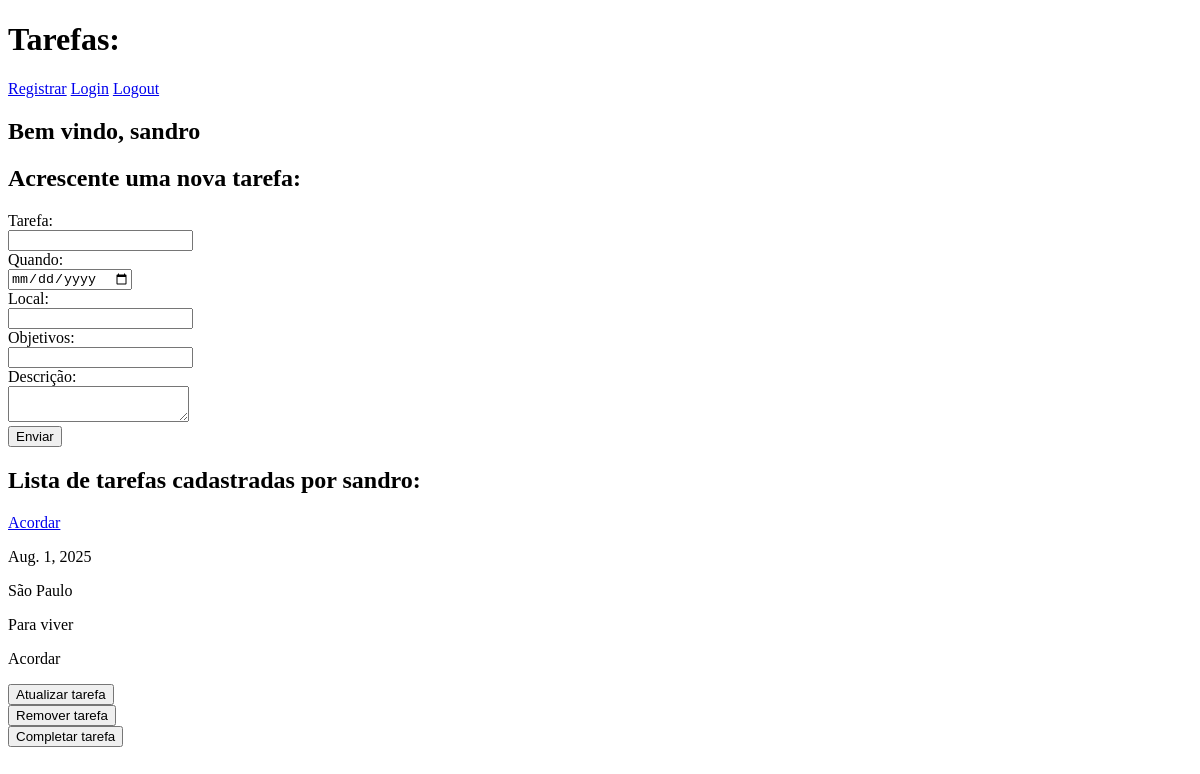
Page / (signed in) on the earlier database version.
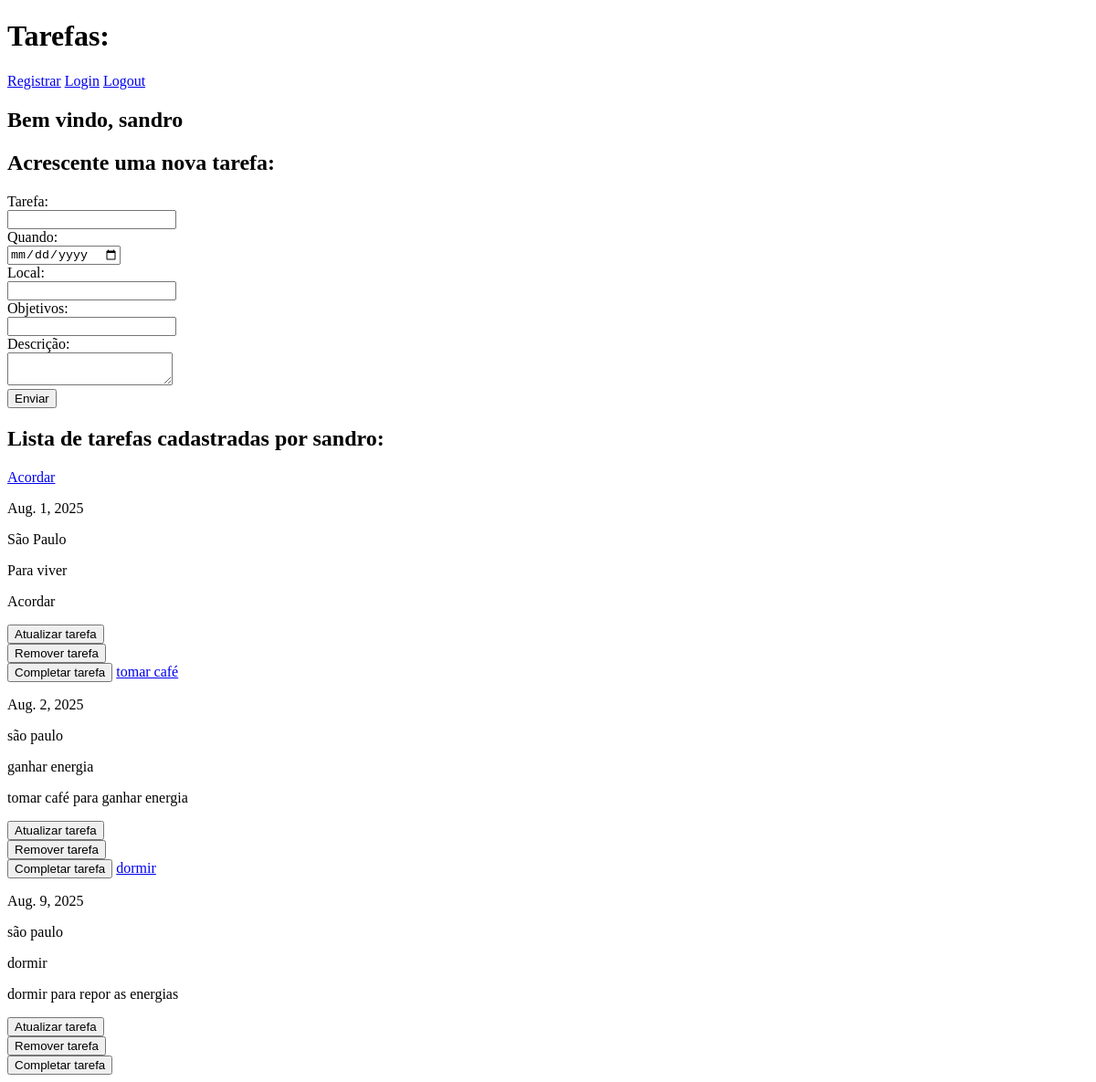
Same page on the later database version.
### td/models.py (models this page shows, shortened)
class Tarefas(models.Model):
    autorTarefa = models.ForeignKey(
        User, on_delete=models.CASCADE, related_name="tareafas_por_autor")
    dataTarefa = models.DateField()
    LocalTarefa = models.CharField(max_length=64)
    descricaoTarefa = models.CharField(max_length=1000)
    tarefa = models.CharField(max_length=64)
    objetivoTarefa = models.CharField(max_length=250)

### td/views.py (the view)
# urls.py: path('', views.index, name="index"),
def index(request):
    tarefas = Tarefas.objects.filter(autorTarefa=request.user)
    return render(request, 'td/index.html', {"tarefas": tarefas, "usuario": request.user})

### td/templates/td/index.html (shortened to what this page needs)
{% extends 'td/layout.html' %}
{% block body %}
{% if usuario %}
<h2>Bem vindo, {{user.username}}</h2>
{% endif %}
<div class="novaTarefa">
    <h2>Acrescente uma nova tarefa:</h2>
    <form action="{% url 'adicionar' %}" method="post">
        <label>Tarefa:</label><br>
        <input type="text" name="tarefaTarefa"><br>
        <label>Quando:</label><br>
        <input type="date" name="dataTarefa"><br>
        <label>Local:</label><br>
        <input type="text" name="localTarefa"><br>
        <label>Objetivos:</label><br>
        <input type="text" name="objetivosTarefa"><br>
        <label>Descrição:</label><br>
        <textarea name="descricaoTarefas"></textarea><br>
        <button type="submit">Enviar</button>
    </form>
</div>
<div class="ListandoTarefas">
    <h2>Lista de tarefas cadastradas por {{ user.username }}:</h2>
    {% for t in tarefas %}
    <a href="{{t.id}}" class="sTarefa">{{ t.tarefa }}</a>
    <p class="sData">{{ t.dataTarefa }}</p>
    <p class="sLocal">{{ t.LocalTarefa }}</p>
    <p class="sObjetivo">{{t.objetivoTarefa}}</p>
    <p class=sDescricao>{{t.descricaoTarefa}}</p>
    <form action="#">
        <button type="submit" class="scriptBtnAtualizar" data-tarefa="{{ t.tarefa }}"
            data-data="{{ t.dataTarefa|date:'Y-m-d' }}" data-local="{{ t.LocalTarefa }}"
            data-objetivo="{{ t.objetivoTarefa }}" data-descricao="{{ t.descricaoTarefa }}">
            Atualizar tarefa
        </button>
    </form>
    <form action="{% url 'remover' t.id %}" method="post">
        <button type="sumibt">Remover tarefa</button>
    </form>
    <button>Completar tarefa</button>
    {% endfor %}
</div>
{% endblock %}

Differences in the rows shown:
added Tarefas: tarefa "tomar café", dataTarefa "Aug. 2, 2025", LocalTarefa "são paulo", objetivoTarefa "ganhar energia", descricaoTarefa "tomar café para ganhar energia"
added Tarefas: tarefa "dormir", dataTarefa "Aug. 9, 2025", LocalTarefa "são paulo", objetivoTarefa "dormir", descricaoTarefa "dormir para repor as energias"
